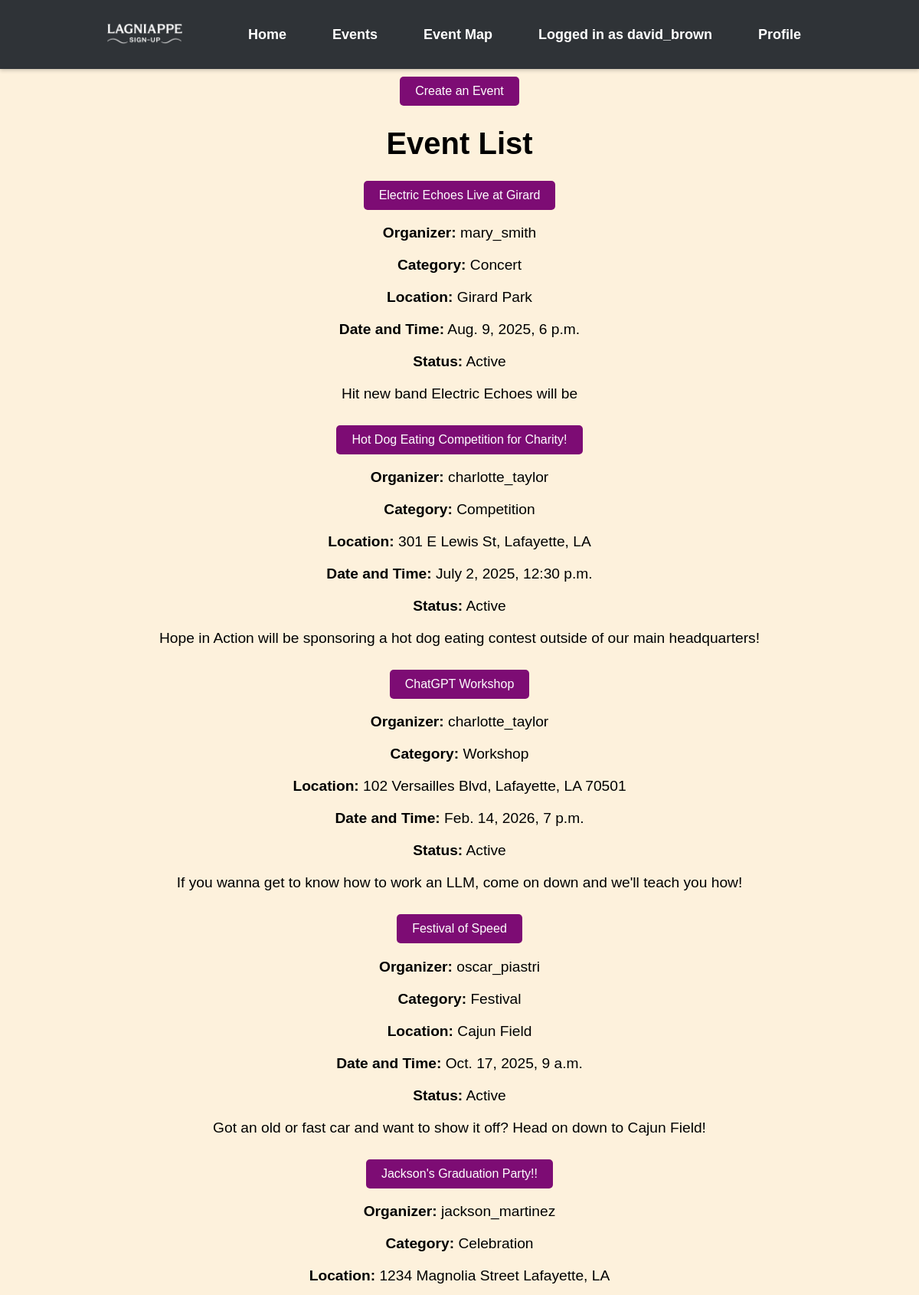
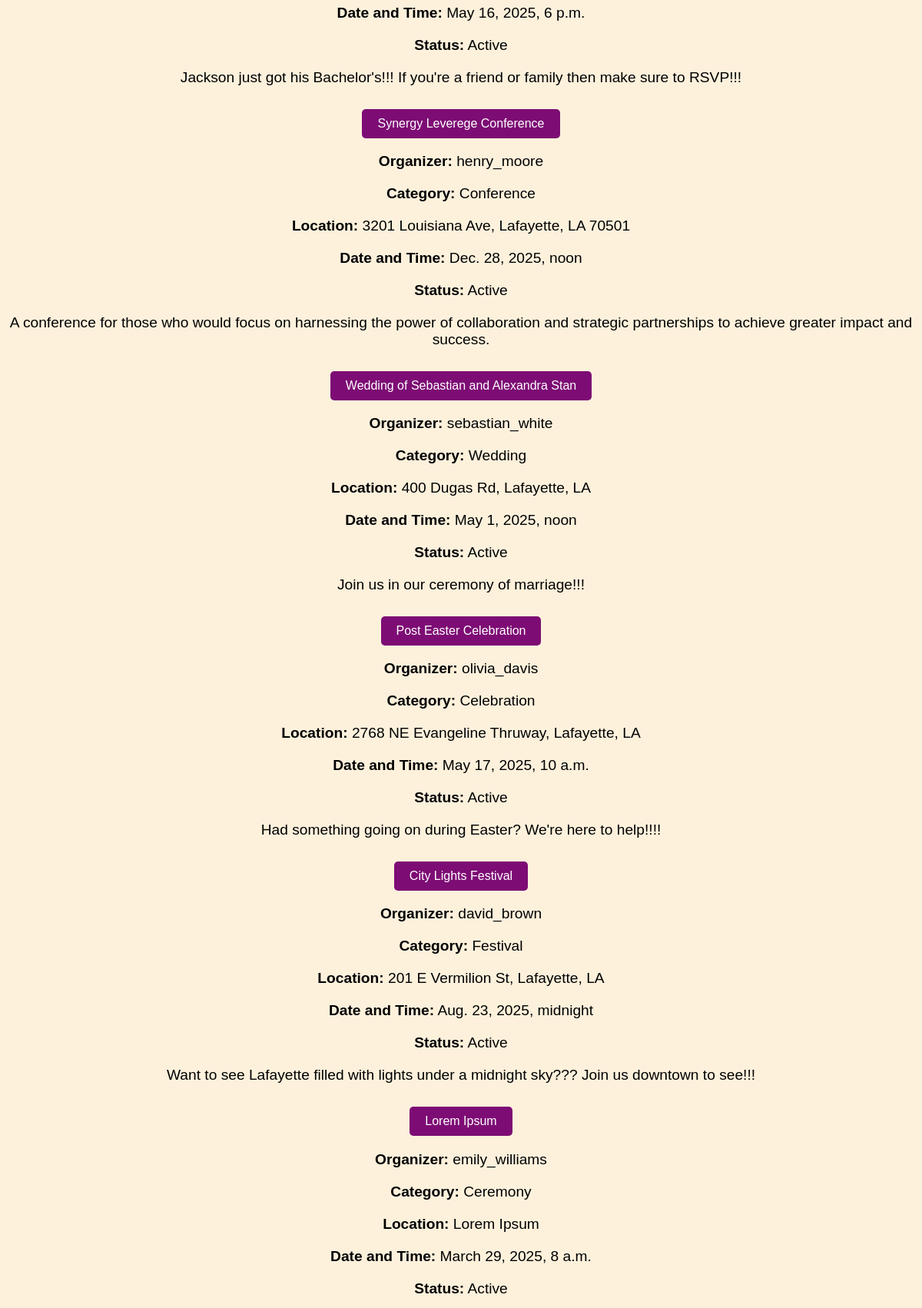
/event/list (signed in, upper part), run on the app's committed database (2 pictures, top to bottom).
### events/models.py (models this page shows)
class Users(AbstractUser): # AbstractUser comes with a whole bunch of attributes
    UserID = models.AutoField(("userID"), primary_key=True) # autofield automatically increments an int as a new row is created
    groups = models.ManyToManyField(
        'auth.Group',
        related_name='event_users',  # Custom related_name for reverse accessor
        blank=True
    )
    user_permissions = models.ManyToManyField(
        'auth.Permission',
        related_name='event_user_permissions',  # Custom related_name for reverse accessor
        blank=True
    )

class Event(models.Model):
    EventID = models.AutoField(("eventID"), primary_key=True)
    OrganizerID = models.ForeignKey(Users, on_delete=models.CASCADE)
    CategoryID = models.ForeignKey(Category, on_delete=models.CASCADE)
    Title = models.CharField(("title"), max_length=100)
    Description = models.CharField(("description"), max_length=500)
    Location = models.CharField(("location"), max_length=100)
    DateTime = models.DateTimeField(("datetime"), null=True)
    EventStatus = models.BooleanField(("eventstatus"), default=True)

class Category(models.Model):
    CategoryID = models.AutoField(("eventID"), primary_key=True)
    Name = models.CharField(("name"), unique=True, max_length=200)

### lagniappe_signup/views.py (the view)
# urls.py: path('event/list', views.list_event.as_view(), name="event-list"),
class list_event(ListView):
    model = Event
    template_name = "event_list.html"
    context_object_name = "events"
    paginate = 20

### templates/event_list.html (shortened to what this page needs)
{% extends "base.html" %}
{% block content %}
  <button onclick="window.location.href='{% url 'event-create' %}'" class="btn btn-info">Create an Event</button>
  <h1>Event List</h1>
  {% if events %}
    <ul style="list-style-type: none; padding-left: 0;">
      {% for event in events %}
        <li>
          <button onclick="window.location.href='{% url 'event-detail' event.EventID%}'" class="btn btn-info">{{ event.Title }}</button>
          <p><strong>Organizer:</strong> {{ event.OrganizerID }}</p>
          <p><strong>Category:</strong> {{ event.CategoryID.Name }}</p>
          <p><strong>Location:</strong> {{ event.Location }}</p>
          <p><strong>Date and Time:</strong> {{ event.DateTime }}</p>
          <p><strong>Status:</strong> {% if event.EventStatus %}Active{% else %}Inactive{% endif %}</p>
          <p>{{ event.Description }}</p>
        </li>
      {% endfor %}
    </ul>
  {% else %}
    <p>No events available.</p>
  {% endif %}
{% endblock %}

### templates/headBanner.html (shortened to what this page needs)
{% load static %}
<!DOCTYPE html>
<html lang="en">
<head>
    <link rel="stylesheet" href="{% static 'css/style.css' %}">
</head>
<body>
    <nav class="top-banner" style="height: 60px; width: 100%; background-color: #2f3337;">
        <div class="nav-container" style="
            display: flex;
            align-items: center;
            height: 100%;
            padding: 0 20px 0 0;  /* ✅ No left padding */
            box-sizing: border-box;
        ">
            <div class="nav-logo" style="
                margin-left: 0;
                margin-right: 60px;
                display: flex;
                align-items: center;
                padding-left: 10px;  /* ✅ Small padding to prevent touching the edge */
            ">
                <img src="{% static 'images/LSU_white.png' %}"
                     alt="Lagniappe Logo"
                     style="height: 120px; width: auto;">
            </div>
            <ul class="nav-links" style="
                display: flex;
                gap: 30px;
                list-style: none;
                padding: 0;
                margin: 0;
            ">
                <li><a href="{% url 'home' %}">Home</a></li>
                <li><a href="{% url 'event-list' %}">Events</a></li>
                <li><a href="{% url 'map' %}">Event Map</a></li>
                {% if user.is_authenticated %}
                    <li><a>Logged in as {{ user.username }}</a></li>
                    <li><a href="{% url 'profile' user.UserID %}">Profile</a></li>
                {% else %}
                    <li><a href="{% url 'signin' %}">Sign In</a></li>
                {% endif %}
            </ul>
        </div>
    </nav>
</body>
</html>

### static/css/style.css (style rules this page uses)
body { background-color: #fdf1dc; font-family: Arial, sans-serif; text-align: center; }
h1 { font-size: 2.5rem; font-weight: bold; margin-bottom: 10px; }
p { font-size: 1.2rem; margin-bottom: 20px; }
button { background-color: #7d0c74; color: white; padding: 10px 20px; border: none; border-radius: 5px; font-size: 1rem; cursor: pointer; margin-top: 10px; }
.top-banner { background-color: #343a40; padding: 15px 0; text-align: center; box-shadow: 0 2px 5px rgba(0, 0, 0, 0.2); }
.nav-container { display: flex; justify-content: center; align-items: center; }
.nav-links { list-style: none; padding: 0; margin: 0; display: flex; }
.nav-links li { margin: 0 15px; }
.nav-links li a { text-decoration: none; color: white; font-size: 18px; font-weight: bold; transition: color 0.3s ease; }

### templates/headBanner.html (style rules this page uses)
html, body { margin: 0; padding: 0; }

### data on the page
Users: username "david_brown"
Event: Title "Electric Echoes Live at Girard", OrganizerID "mary_smith", CategoryID.Name "Concert", Location "Girard Park", DateTime "Aug. 9, 2025, 6 p.m.", EventStatus "Active", Description "Hit new band Electric Echoes will be"
Event: Title "Hot Dog Eating Competition for Charity!", OrganizerID "charlotte_taylor", CategoryID.Name "Competition", Location "301 E Lewis St, Lafayette, LA", DateTime "July 2, 2025, 12:30 p.m.", EventStatus "Active", Description "Hope in Action will be sponsoring a hot dog eating contest outside of our main headquarters!"
Event: Title "ChatGPT Workshop", OrganizerID "charlotte_taylor", CategoryID.Name "Workshop", Location "102 Versailles Blvd, Lafayette, LA 70501", DateTime "Feb. 14, 2026, 7 p.m.", EventStatus "Active", Description "If you wanna get to know how to work an LLM, come on down and we'll teach you how!"
Event: Title "Festival of Speed", OrganizerID "oscar_piastri", CategoryID.Name "Festival", Location "Cajun Field", DateTime "Oct. 17, 2025, 9 a.m.", EventStatus "Active", Description "Got an old or fast car and want to show it off? Head on down to Cajun Field!"
Event: Title "Jackson's Graduation Party!!", OrganizerID "jackson_martinez", CategoryID.Name "Celebration", Location "1234 Magnolia Street Lafayette, LA", DateTime "May 16, 2025, 6 p.m.", EventStatus "Active", Description "Jackson just got his Bachelor's!!! If you're a friend or family then make sure to RSVP!!!"
Event: Title "Synergy Leverege Conference", OrganizerID "henry_moore", CategoryID.Name "Conference", Location "3201 Louisiana Ave, Lafayette, LA 70501", DateTime "Dec. 28, 2025, noon", EventStatus "Active", Description "A conference for those who would focus on harnessing the power of collaboration and strategic partnerships to achieve greater impact and success."
Event: Title "Wedding of Sebastian and Alexandra Stan", OrganizerID "sebastian_white", CategoryID.Name "Wedding", Location "400 Dugas Rd, Lafayette, LA", DateTime "May 1, 2025, noon", EventStatus "Active", Description "Join us in our ceremony of marriage!!!"
Event: Title "Post Easter Celebration", OrganizerID "olivia_davis", CategoryID.Name "Celebration", Location "2768 NE Evangeline Thruway, Lafayette, LA", DateTime "May 17, 2025, 10 a.m.", EventStatus "Active", Description "Had something going on during Easter? We're here to help!!!!"
Event: Title "City Lights Festival", OrganizerID "david_brown", CategoryID.Name "Festival", Location "201 E Vermilion St, Lafayette, LA", DateTime "Aug. 23, 2025, midnight", EventStatus "Active", Description "Want to see Lafayette filled with lights under a midnight sky??? Join us downtown to see!!!"
Event: Title "Lorem Ipsum", OrganizerID "emily_williams", CategoryID.Name "Ceremony", Location "Lorem Ipsum", DateTime "March 29, 2025, 8 a.m.", EventStatus "Active"
